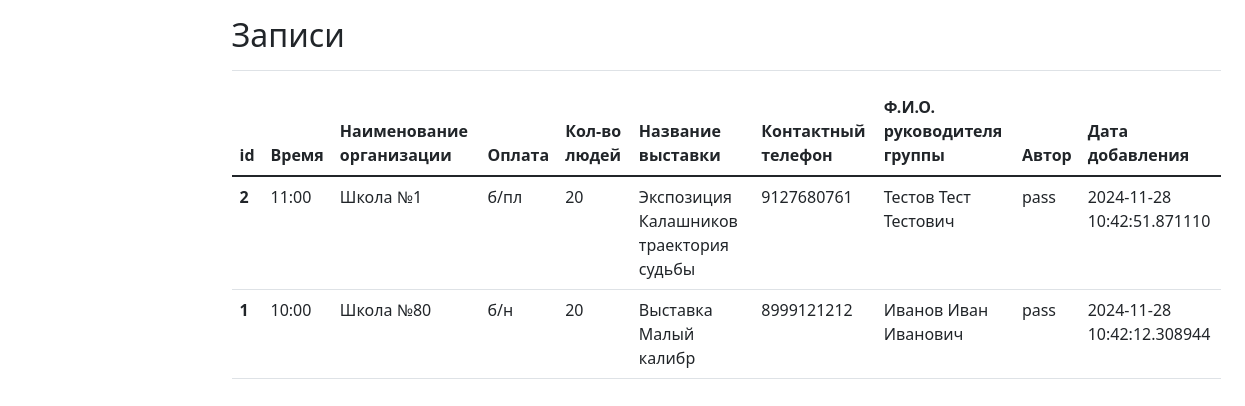
The page /index on the database as committed earlier.
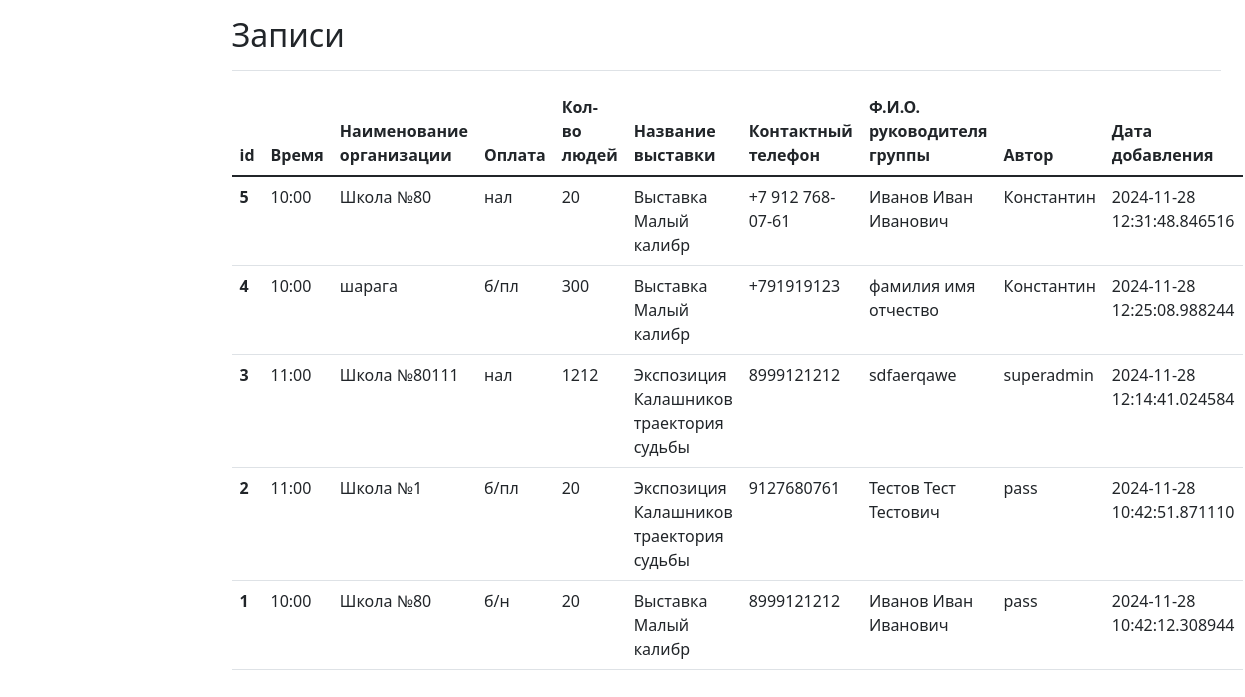
The same page on the database as committed later.
### app.py (models this page shows, shortened)
class Goods(db.Model):
    __tablename__ = 'goods'
    goods_id = db.Column(name='goods_id', type_=db.Integer(), primary_key=True)
    time = db.Column(db.String(30), nullable=True)
    phone = db.Column(db.String(), nullable=True)
    size_id = db.Column(db.Integer(), nullable=True)
    category_id = db.Column(db.Integer(), nullable=True)
    date = db.Column(db.Integer(), nullable=True)
    peoples = db.Column(db.Integer(), nullable=True)
    orgname = db.Column(db.String(100), nullable=True)
    fio = db.Column(db.String(), nullable=True)
    autor = db.Column(db.String, nullable=False)
    created_on = db.Column(db.DateTime(), default=datetime.utcnow)

class Size(db.Model):
    size_id = db.Column(db.Integer, primary_key=True)
    size_name = db.Column(db.String(60), nullable=False)
    created_on = db.Column(db.DateTime(), default=datetime.utcnow)

class Category(db.Model):
    category_id = db.Column(db.Integer, primary_key=True)
    category_name = db.Column(db.String(60), nullable=False)
    created_on = db.Column(db.DateTime(), default=datetime.utcnow)

### app.py (the view)
@app.route('/')
@app.route('/index')
def index():
    sizes = {}
    categories = {}
    for size in Size.query.order_by(desc(Size.created_on)).all():
        sizes.update({size.size_id: size.size_name})
    for category in Category.query.order_by(desc(Category.created_on)).all():
        categories.update({category.category_id: category.category_name})
    goods = Goods.query.order_by(desc(Goods.created_on)).all()
    return render_template('index.html', goods=goods, categories=categories, sizes=sizes)

### templates/index.html (shortened to what this page needs)
<!DOCTYPE html>
<html lang="en">
<head>
    <link href="https://cdn.jsdelivr.net/npm/bootstrap@5.1.3/dist/css/bootstrap.min.css" rel="stylesheet">
</head>
<main class="col-md-9 ms-sm-auto col-lg-10 px-md-4">
            <div class="d-flex justify-content-between flex-wrap flex-md-nowrap align-items-center pt-3 pb-2 mb-3 border-bottom">
                <h1 class="h2">Записи</h1>
            </div>
            <table class="table">
              <thead class="thead-dark">
                <tr>
                  <th scope="col">id</th>
                  <th scope="col">Время</th>
                  <th scope="col">Наименование организации</th>
                  <th scope="col">Оплата</th>
                  <th scope="col">Кол-во людей</th>
                  <th scope="col">Название выставки</th>
                  <th scope="col">Контактный телефон</th>
                  <th scope="col">Ф.И.О. руководителя группы</th>
                  <th scope="col">Автор</th>
                  <th scope="col">Дата добавления</th>
                </tr>
              </thead>
              <tbody>
                {% for good in goods %}
                    <tr>
                      <th scope="row">{{ good.goods_id }}</th>
                      <td>{{ good.time }}</td>
                      <td>{{ good.orgname }}</td>
                      <td>{{ sizes.get(good.size_id) }}</td>
                      <td>{{ good.peoples }}</td>
                      <td>{{ categories.get(good.category_id) }}</td>
                      <td>{{ good.phone }}</td>
                      <td>{{ good.fio }}</td>
                      <td>{{ good.autor }}</td>
                      <td>{{ good.created_on }}</td>
                    </tr>
                {% endfor %}
              </tbody>
            </table>

Rows that differ between the two databases and show on the page:
added Goods: goods_id "5", time "10:00", orgname "Школа №80", peoples "20", {{ categories.get(good.category_id) }} "Выставка Малый калибр", phone "+7 912 768-07-61", fio "Иванов Иван Иванович", autor "Константин", created_on "2024-11-28 12:31:48.846516"
now on this page (row unchanged): Size: get "нал"
added Goods: goods_id "4", time "10:00", orgname "шарага", {{ sizes.get(good.size_id) }} "б/пл", peoples "300", {{ categories.get(good.category_id) }} "Выставка Малый калибр", phone "+791919123", fio "фамилия имя отчество", autor "Константин", created_on "2024-11-28 12:25:08.988244"
added Goods: goods_id "3", time "11:00", orgname "Школа №80111", peoples "1212", {{ categories.get(good.category_id) }} "Экспозиция Калашников траектория судьбы", phone "8999121212", fio "sdfaerqawe", autor "superadmin", created_on "2024-11-28 12:14:41.024584"
